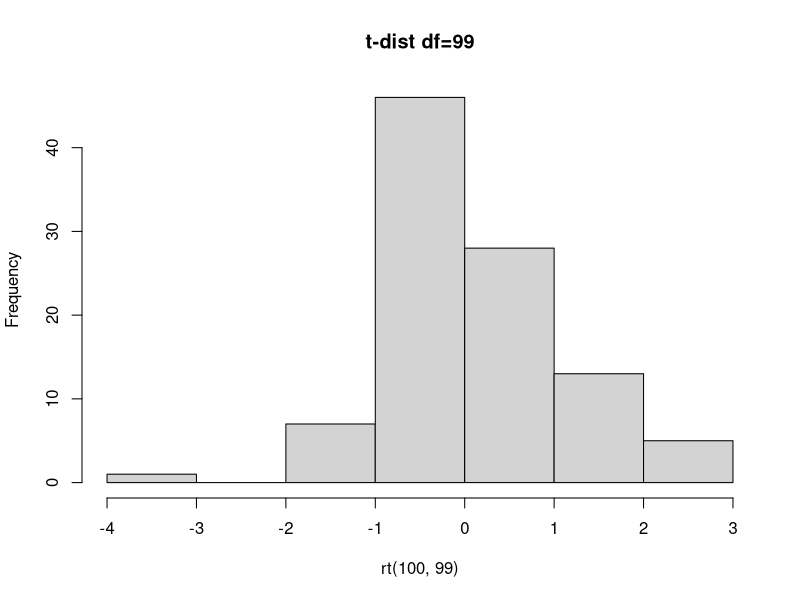
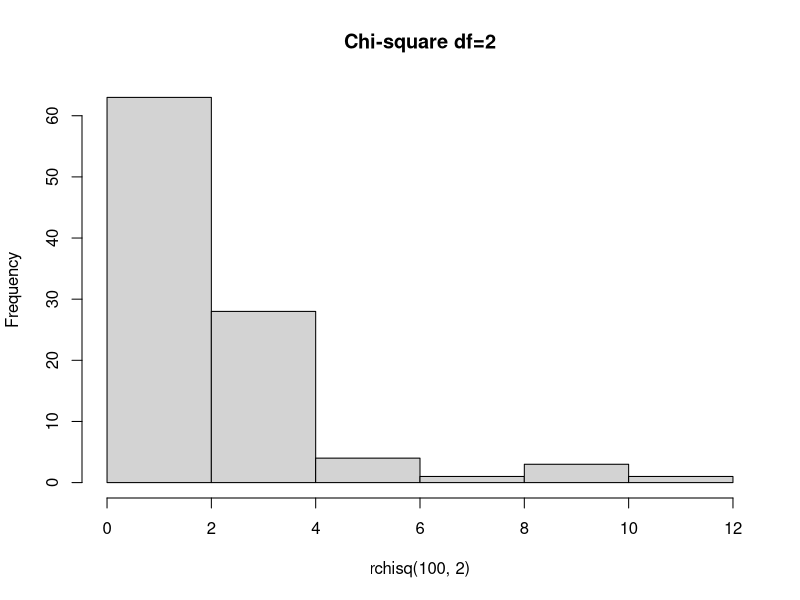
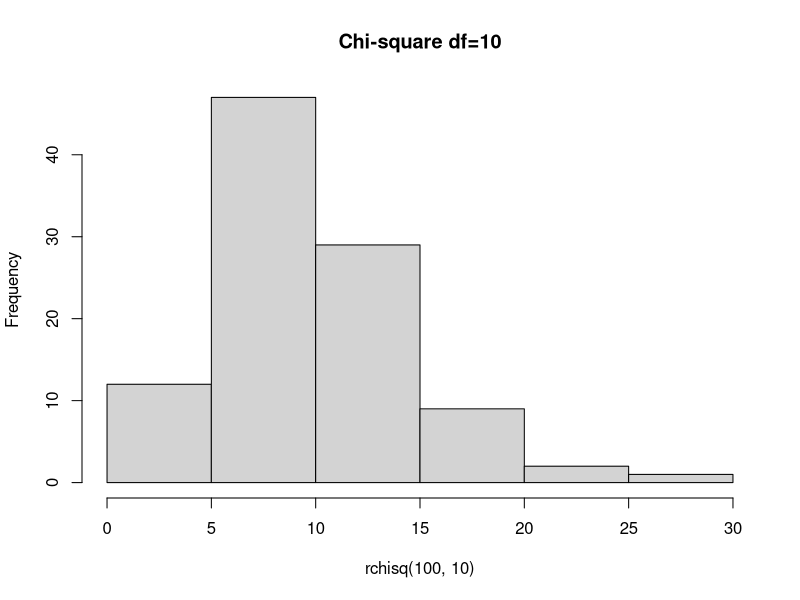
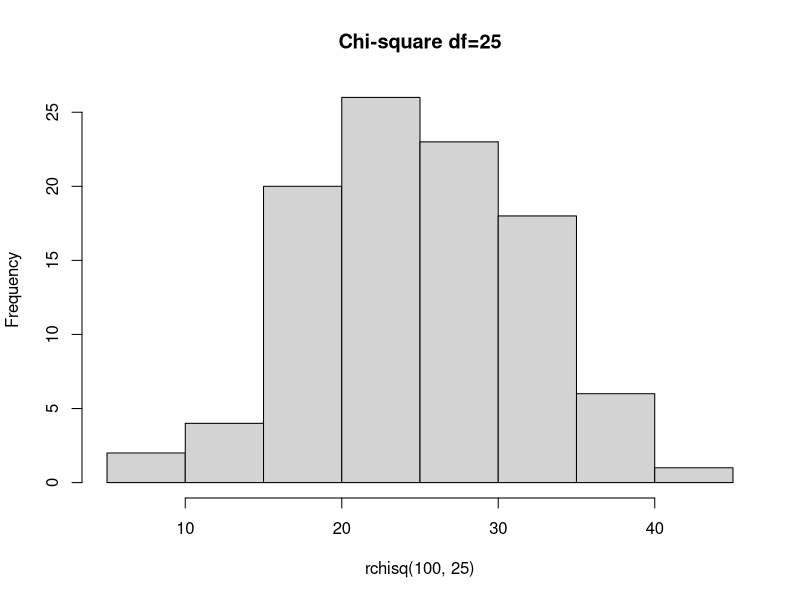
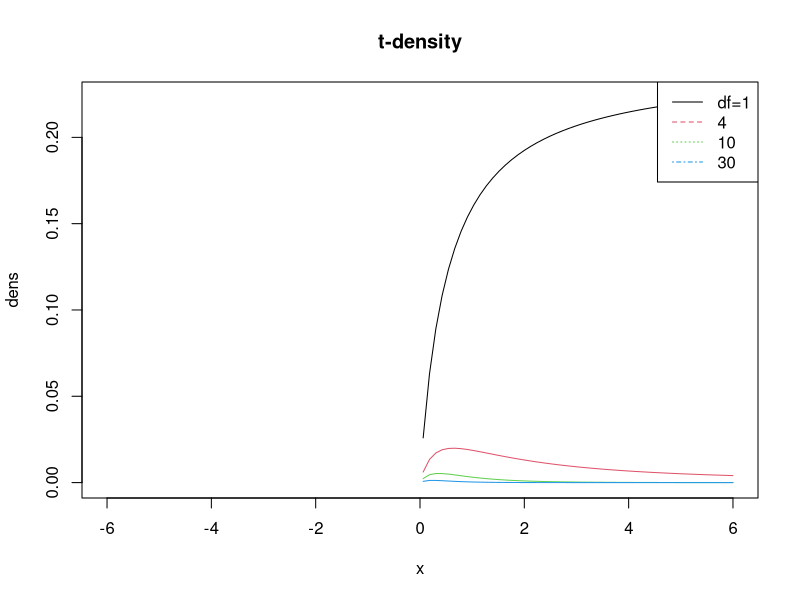
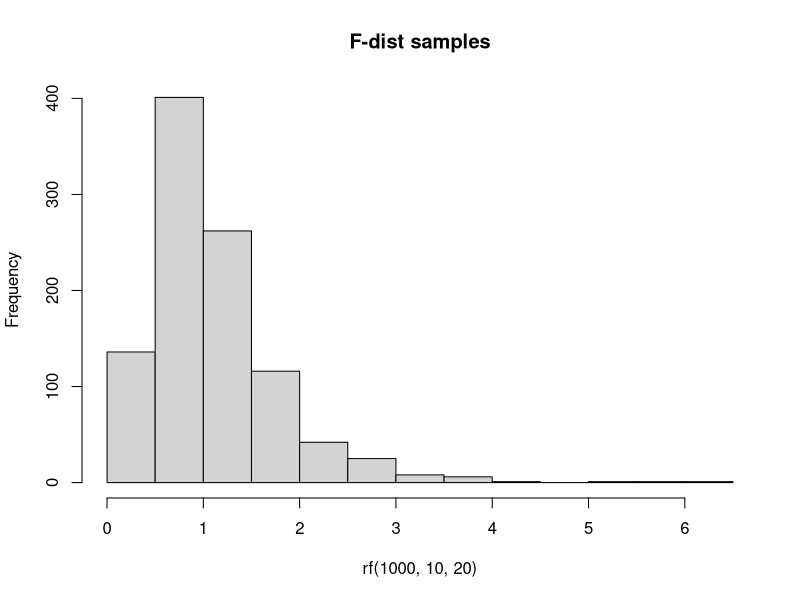

Here is the R script that generated these plots, in order:
# Experiment 7: t, chi-square & F distributions

set.seed(123)
hist(rt(100,99),main="t-dist df=99")

hist(rchisq(100,2),main="Chi-square df=2")
hist(rchisq(100,10),main="Chi-square df=10")
hist(rchisq(100,25),main="Chi-square df=25")

x<-seq(-6,6,length=100)
dens<-sapply(c(1,4,10,30),dt,x)
matplot(x,dens,type="l",lty=1,main="t-density")
legend("topright",legend=c("df=1","4","10","30"),col=1:4,lty=1:4)

cat("95th percentile F(10,20):",qf(0.95,10,20),"
")
cat("Area [0,1.5]:",pf(1.5,10,20),"Area [1.5,Inf]:",1-pf(1.5,10,20),"
")
cat("Quantiles:",qf(c(0.25,0.5,0.75,0.999),10,20),"
")
hist(rf(1000,10,20),main="F-dist samples")
